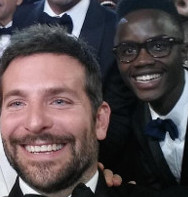
#> input picture colore/images/BC.jpeg, 188 x 197 px
$ jupyter execute SkinDetectionLAB.ipynb
#> lines starting #> are read from the running program, lines starting #| are printed output that depends on the picture; after the words box and inside, x2 and y2 are one past the last pixel; in counts of white or black regions, pixels touching at a corner belong together
# SKIN DETECTION

### Come trovare in un'immagine i pixel corrispondenti alla pelle umana e analisi sulle differenze della media RGB di una serie di immagini raffiguranti pelle e non.

#### Brizzi Lorenzo (Collaboratore Camillo Ballestrasse)

La skin detection è una tecnica di pre-processing classica che permette di identificare in modo rapido porzioni di immagini che dovrebbero contenere  persone, vengono utilizzati come spazi di colore `HSV` (Tonalità, saturazione, valore) e `YCbCr` (Y componente di luminosità, Cb e Cr di crominanza cioè la differenza dal verde nel campo del blu e del rosso, rispettivamente).

Un elemento fondamentale usato in questo laboratorio è la `sogliatura`, un semplice metodo per segmentare un'immagine, da un'immagine a livelli di grigio, la sogliatura restituisce un'immagine binaria. Questo metodo verrà utilizzato per distinguere i pixel dell'immagine relativi alla pelle dagli altri.

# Obiettivi

- Mostrare alcuni tipi di sogliatura e osservare le differenze tra di esse.

- Individuare i pixel corrispondenti alla pelle in due spazi di colore di due diverse immagini raffiguranti persone, mostrando le difficoltà nel caso in cui vi siano due persone dalle tonalità di pelle diverse.

- Analizzare graficamente i valori RGB medi di un'insieme di immagini raffiguranti pelle  e uno raffiguranti altro e osservare le differenze.

[cell 1]
import cv2 as cv2
import numpy as np
from matplotlib import pyplot as plt
import seaborn as sns

# Prima immagine

[cell 2]
img = cv2.imread('images/BC.jpeg')
#> img is the input picture: shape (197, 188, 3); mean B, G, R 78.5, 76, 86.5
RGB_img = cv2.cvtColor(img, cv2.COLOR_BGR2RGB)
plt.imshow(RGB_img);

# Sogliatura

#### Usando tre diversi metodi di sogliatura (Global thresholding, Adaptive Mean thresholding, Adaptive Gaussian thresholding) vado a introdurre l'argomento.

[cell 3]
#converto l'immagine in scala di grigi e applico un filtro blur per limitare il rumore nell'immagine
img1 = cv2.cvtColor(img, cv2.COLOR_BGR2GRAY)
img1 = cv2.medianBlur(img1,5)

#Global thresholding
ret,th1 = cv2.threshold(img1,127,255,cv2.THRESH_BINARY)
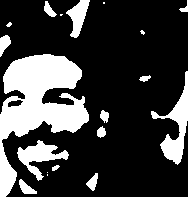
#> th1: shape (197, 188); 24% white; 19 white regions (6 under 20 px), largest, box (x1, y1, x2, y2) and area: (0, 54, 89, 197) 5680, (151, 71, 188, 165) 1109, (17, 140, 69, 181) 812
#Adaptive Mean thresholding
th2 = cv2.adaptiveThreshold(img1, 255, cv2.ADAPTIVE_THRESH_MEAN_C, cv2.THRESH_BINARY, 21, 10)
#> th2: shape (197, 188); 67.7% white; 32 black regions (10 under 20 px), largest, box (x1, y1, x2, y2) and area: (1, 125, 91, 197) 2170, (120, 49, 188, 184) 1941, (0, 35, 95, 115) 1576
#Adaptive Gaussian thresholding
th3 = cv2.adaptiveThreshold(img1, 255, cv2.ADAPTIVE_THRESH_GAUSSIAN_C, cv2.THRESH_BINARY, 21, 4)
#> th3: shape (197, 188); 65.6% white; 73 black regions (47 under 20 px), largest, box (x1, y1, x2, y2) and area: (71, 49, 188, 197) 3886, (0, 122, 92, 197) 2171, (78, 0, 188, 62) 1654

titles = ['Original Image', 'Global Thresholding (v = 127)', 'Adaptive Mean Thresholding', 'Adaptive Gaussian Thresholding']
plt.figure(figsize=(15,10))
images = [img1, th1, th2, th3]
for i in range(4):
    plt.subplot(2,2,i+1),plt.imshow(images[i],'gray')
    plt.title(titles[i])
    plt.xticks([]),plt.yticks([])
plt.show()

Nella primo caso abbiamo utilizzato un valore globale come soglia (Global Thresholding (v = 127)). Ma questo potrebbe non essere buono in tutti i casi, ad es. se un'immagine ha condizioni di illuminazione diverse in aree diverse. In tal caso, l'Adaptive Thresholding può aiutare. Qui, l'algoritmo determina la soglia per un pixel in base a una piccola regione attorno ad esso. Quindi otteniamo soglie diverse per diverse regioni della stessa immagine che danno risultati migliori per immagini con illuminazione variabile.
Distinguiamo due tipi di Adaptive Thresholding:
- `Adaptive Mean Thresholding`: il valore di soglia è la media dei valori di prossimità meno la costante C
- `Adaptive Gaussian Thresholding`: il valore di soglia è una somma ponderata gaussiana dei valori di prossimità meno la costante C.

# Metodo

- Sfruttando openCV converto l'immagine nello spazio di colore desiderato (HSV, YCbCr)

- Si definiscono i limiti inferiore e superiore delle intensità di pixel HSV considerabili "skin"

- Si crea la maschera e vi si applicano alcune funzioni offerte da openCV per andare a approssimare il risultato finale rimuovendo quanto possibile il rumore (GaussianBlur, dilate e erode)

- Applico la maschera all'immagine e estraggo da quest'ultima solo l'insieme di pixel di pelle

- Vado a ripetere il processo con lo spazio YCbCr cambiando i valori di limite.

- Infine ripeto il tutto usando un immagine da me proposta, cambiando anche in questo caso i valori in modo da ottenere un risultato ottimale.

- Andrò poi ad importare e analizzare i valori medi RGB di immagini raffiguranti varie tonalità di pelle e immagini di altri colori, per poter visualizzare meglio i risultati plotto diversi grafici sfruttando anche la funzione regplot di seaborn (che permette di visualizzare una relazione lineare determinata attraverso la regressione)

# HSV

[cell 4]
#converting to HSV
HSV_img = cv2.cvtColor(img, cv2.COLOR_BGR2HSV)
#> HSV_img: shape (197, 188, 3); mean H, S, V 77.3, 61.7, 92.5

# define the upper and lower boundaries of the HSV pixel
# intensities to be considered 'skin'
lower = np.array([0, 36, 40],np.uint8)
upper = np.array([61, 160, 255],np.uint8)

#create skin mask
skinMaskHSV = cv2.inRange(HSV_img, lower, upper)
#> skinMaskHSV: shape (197, 188); 25.6% white; 54 white regions (40 under 20 px), largest, box (x1, y1, x2, y2) and area: (1, 50, 122, 192) 7208, (0, 56, 24, 130) 883, (120, 48, 156, 75) 473

# blur the mask to help remove noise
skinMaskHSV = cv2.GaussianBlur(skinMaskHSV, (3, 3), 0)

#approximates the mask
kernel = cv2.getStructuringElement(cv2.MORPH_ELLIPSE, (11, 11))
skinMaskHSV = cv2.erode(skinMaskHSV, kernel, iterations =0)
skinMaskHSV = cv2.dilate(skinMaskHSV, kernel, iterations =1)

# apply the mask to the frame
HSV_skin = cv2.bitwise_not(img, mask = skinMaskHSV)
HSV_skin = cv2.bitwise_not(HSV_skin, mask = None)
HSV_skin = cv2.cvtColor(HSV_skin, cv2.COLOR_BGR2RGB)

# YCrCb

[cell 5]
#set the parameters to detect skin color
lower= np.array([11, 122, 129],np.uint8)
upper= np.array([161, 155, 155],np.uint8)

#get image
YCrCb_img = cv2.cvtColor(img,cv2.COLOR_BGR2YCR_CB)
#> YCrCb_img: shape (197, 188, 3); mean of channels 0, 1, 2 79.4, 133.1, 127.5

#create skin mask
skinMaskYCrCb = cv2.inRange(YCrCb_img , lower, upper)
#> skinMaskYCrCb: shape (197, 188); 29.7% white; 48 white regions (39 under 20 px), largest, box (x1, y1, x2, y2) and area: (0, 0, 188, 115) 7045, (106, 64, 188, 182) 2316, (137, 19, 176, 52) 563

# blur the mask to help remove noise
skinMaskYCrCb = cv2.GaussianBlur(skinMaskYCrCb, (3, 3), 0)

#approximates the mask
kernel = cv2.getStructuringElement(cv2.MORPH_ELLIPSE, (11, 11))

skinMaskYCrCb = cv2.dilate(skinMaskYCrCb, kernel, iterations = 2)
skinMaskYCrCb = cv2.erode(skinMaskYCrCb, kernel, iterations = 3)
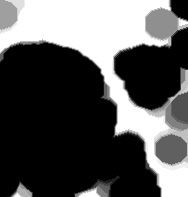
#> skinMaskYCrCb: shape (197, 188); min 0, max 255, mean 87.8

#applies the mask to the image
YCrCb_skin = cv2.bitwise_not(img, mask = skinMaskYCrCb)
YCrCb_skin = cv2.bitwise_xor(YCrCb_skin, img, mask = None)

#convert the image into RGB
YCrCb_skin = cv2.cvtColor(YCrCb_skin, cv2.COLOR_BGR2RGB)

# Seconda immagine

[cell 6]
img2 = cv2.imread('images/Eminem.jpg')
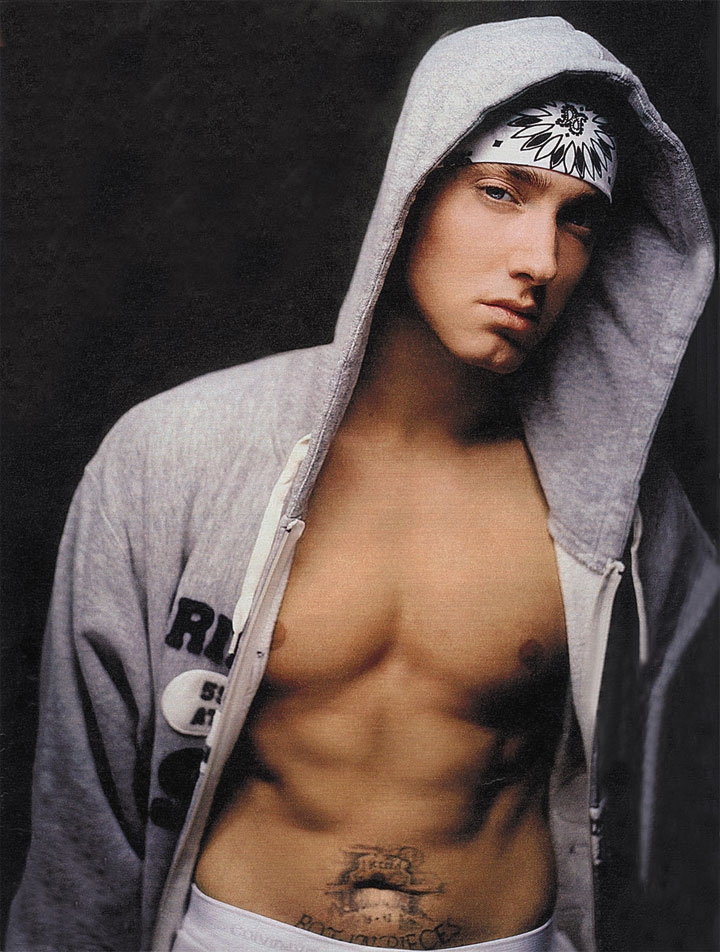
#> input picture colore/images/Eminem.jpg, 720 x 952 px
#> img2 is the input picture: shape (952, 720, 3); mean B, G, R 73.8, 78.3, 91.9
RGB_img2 = cv2.cvtColor(img2, cv2.COLOR_BGR2RGB)
plt.imshow(RGB_img2);

# HSV

[cell 7]
#converting to HSV
HSV_img2 = cv2.cvtColor(img2 , cv2.COLOR_BGR2HSV)
#> HSV_img2: shape (952, 720, 3); mean H, S, V 94.8, 46.7, 93.1

# define the upper and lower boundaries of the HSV pixel
# intensities to be considered 'skin'
lower = np.array([0, 46, 40],np.uint8)
upper = np.array([61, 180, 220],np.uint8)

#create skin mask
skinMaskHSV2 = cv2.inRange(HSV_img2, lower, upper)
#> skinMaskHSV2: shape (952, 720); 25.2% white; 302 white regions (289 under 20 px), largest, box (x1, y1, x2, y2) and area: (195, 162, 596, 950) 168619, (173, 706, 250, 874) 1778, (386, 163, 441, 264) 385

#blur the mask to help remove noise
skinMaskHSV2 = cv2.GaussianBlur(skinMaskHSV2, (3, 3), 0)

#approximates the mask
kernel = cv2.getStructuringElement(cv2.MORPH_ELLIPSE, (11, 11))
skinMaskHSV2 = cv2.erode(skinMaskHSV2, kernel, iterations =1)
skinMaskHSV2 = cv2.dilate(skinMaskHSV2, kernel, iterations =1)

# apply the mask to the frame
HSV_skin2 = cv2.bitwise_not(img2 , mask = skinMaskHSV2)
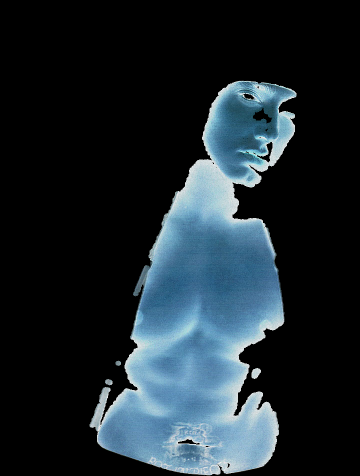
#> HSV_skin2: shape (952, 720, 3) (shown at 1/2 size); mean B, G, R 46.7, 40, 29
HSV_skin2 = cv2.bitwise_not(HSV_skin2, mask = None)
HSV_skin2 = cv2.cvtColor(HSV_skin2, cv2.COLOR_BGR2RGB)

# YCrCb

[cell 8]
#set the parameters to detect skin color
lower= np.array([11, 100, 124],np.uint8)
upper= np.array([255, 173, 145],np.uint8)

#get image
YCrCb_img2 = cv2.cvtColor(img2, cv2.COLOR_BGR2YCR_CB)
#> YCrCb_img2: shape (952, 720, 3); mean of channels 0, 1, 2 81.8, 135.2, 123.4

#create skin mask
skinMaskYCrCb2 = cv2.inRange(YCrCb_img2 , lower, upper)
#> skinMaskYCrCb2: shape (952, 720); 74.2% white; 1316 black regions (1289 under 20 px), largest, box (x1, y1, x2, y2) and area: (179, 326, 573, 950) 146902, (408, 162, 596, 373) 25210, (360, 192, 416, 343) 548

# blur the mask to help remove noise
skinMaskYCrCb2 = cv2.GaussianBlur(skinMaskYCrCb2, (3, 3), 0)

#approximates the mask
kernel = cv2.getStructuringElement(cv2.MORPH_ELLIPSE, (11, 11))

skinMaskYCrCb2 = cv2.erode(skinMaskYCrCb2, kernel, iterations = 1)
skinMaskYCrCb2 = cv2.dilate(skinMaskYCrCb2, kernel, iterations = 1)

#applies the mask to the image
YCrCb_skin2 = cv2.bitwise_not(img2, mask = skinMaskYCrCb2)
YCrCb_skin2 = cv2.bitwise_xor(YCrCb_skin2, img2, mask = None)
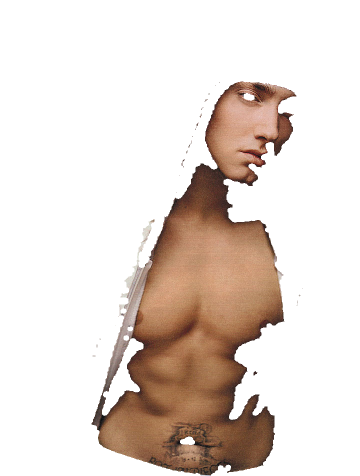
#> YCrCb_skin2: shape (952, 720, 3) (shown at 1/2 size); mean B, G, R 211.5, 218.3, 229.2

#convert the image into RGB
YCrCb_skin2 = cv2.cvtColor(YCrCb_skin2, cv2.COLOR_BGR2RGB)

# Analisi sperimentale

[cell 9]
plt.figure(figsize=(15,10))

titles = ['Original Image', 'Skin using HSV','Skin using YCrCb',
          'Original Image', 'Skin using HSV','Skin using YCrCb']

images = [RGB_img, HSV_skin, YCrCb_skin, RGB_img2, HSV_skin2, YCrCb_skin2]
for i in range(6):
    plt.subplot(2,3,i+1),plt.imshow(images[i])
    plt.title(titles[i])
    plt.xticks([]),plt.yticks([])
plt.show()

Andando ad osservare la prima immagine proposta salta all'occhio come l'utilizzo delle sogliatura in entrambi i piani di colore, nonostante le numerose approssimazioni, non sia efficiente nel dividere la pelle delle persone raffigurate dall'ambiente circostante. Questo è causato, oltre che da punti di scarsa luminosità dell'immagine come si può ben vedere nella secondo caso, dalla presenza di due persone dalle tonalità di pelle molto diverse. Infatti risulta difficile ritagliare accuratamente il volto in primo piano senza far sparire l'altro. Infatti, per includere nell'intervallo HSV o YCbCr entrambi, si vanno a prendere anche altri colori non corrispondenti a quelli della sola pelle.

HSV e YCbCr hanno permesso di ottenere risultati molto simili come è evidente nella seconda immagine. Nella prima la scelta complicata di valori ha portato a un utilizzo importante dei filtri morfologici erode e dilate che ha portato a un risultato peggiore in YCrCb.

Importante notare che i valori usati per trovare il colore della pelle cambiano molto in base a molti fattori, come l'illuminazione dell'immagine e la tonalità della pelle del soggetto (infatti i valori usati per la prima immagine non davano buoni risultati per la seconda e viceversa).

# Calcolo della media

### dei valori RGB prese un'insieme di immagini raffiguranti la pelle in diverse tonalità

[cell 10]
image_bgr = cv2.imread('images/pelle/pelle1.jpg', cv2.IMREAD_COLOR)
channels1 = cv2.mean(image_bgr)
#> channels1 = (0, 0, 0, 0)

image_bgr = cv2.imread('images/pelle/pelle2.jpg', cv2.IMREAD_COLOR)
channels2 = cv2.mean(image_bgr)
#> channels2 = (0, 0, 0, 0)

image_bgr = cv2.imread('images/pelle/pelle3.jpg', cv2.IMREAD_COLOR)
channels3 = cv2.mean(image_bgr)
#> channels3 = (0, 0, 0, 0)

image_bgr = cv2.imread('images/pelle/pelle4.jpg', cv2.IMREAD_COLOR)
channels4 = cv2.mean(image_bgr)
#> channels4 = (0, 0, 0, 0)

image_bgr = cv2.imread('images/pelle/pelle5.jpg', cv2.IMREAD_COLOR)
channels5 = cv2.mean(image_bgr)
#> channels5 = (0, 0, 0, 0)

image_bgr = cv2.imread('images/pelle/pelle6.jpg', cv2.IMREAD_COLOR)
channels6 = cv2.mean(image_bgr)
#> channels6 = (0, 0, 0, 0)

image_bgr = cv2.imread('images/pelle/pelle7.jpg', cv2.IMREAD_COLOR)
channels7 = cv2.mean(image_bgr)
#> channels7 = (0, 0, 0, 0)

image_bgr = cv2.imread('images/pelle/pelle8.jpg', cv2.IMREAD_COLOR)
channels8 = cv2.mean(image_bgr)
#> channels8 = (0, 0, 0, 0)

image_bgr = cv2.imread('images/pelle/pelle9.jpg', cv2.IMREAD_COLOR)
channels9 = cv2.mean(image_bgr)
#> channels9 = (0, 0, 0, 0)

image_bgr = cv2.imread('images/pelle/pelle10.jpg', cv2.IMREAD_COLOR)
channels10 = cv2.mean(image_bgr)
#> channels10 = (0, 0, 0, 0)

image_bgr = cv2.imread('images/pelle/pelle11.jpg', cv2.IMREAD_COLOR)
channels11 = cv2.mean(image_bgr)
#> channels11 = (0, 0, 0, 0)

image_bgr = cv2.imread('images/pelle/pelle12.jpg', cv2.IMREAD_COLOR)
channels12 = cv2.mean(image_bgr)
#> channels12 = (0, 0, 0, 0)

image_bgr = cv2.imread('images/pelle/pelle13.jpg', cv2.IMREAD_COLOR)
channels13 = cv2.mean(image_bgr)
#> channels13 = (0, 0, 0, 0)

image_bgr = cv2.imread('images/pelle/pelle14.jpg', cv2.IMREAD_COLOR)
channels14 = cv2.mean(image_bgr)
#> channels14 = (0, 0, 0, 0)

image_bgr = cv2.imread('images/pelle/pelle15.jpg', cv2.IMREAD_COLOR)
channels15 = cv2.mean(image_bgr)
#> channels15 = (0, 0, 0, 0)

image_bgr = cv2.imread('images/pelle/pelle16.jpg', cv2.IMREAD_COLOR)
channels16 = cv2.mean(image_bgr)
#> channels16 = (0, 0, 0, 0)

image_bgr = cv2.imread('images/pelle/pelle17.jpg', cv2.IMREAD_COLOR)
channels17 = cv2.mean(image_bgr)
#> channels17 = (0, 0, 0, 0)

image_bgr = cv2.imread('images/pelle/pelle18.jpg', cv2.IMREAD_COLOR)
channels18 = cv2.mean(image_bgr)
#> channels18 = (0, 0, 0, 0)

image_bgr = cv2.imread('images/pelle/pelle19.jpg', cv2.IMREAD_COLOR)
channels19 = cv2.mean(image_bgr)
#> channels19 = (0, 0, 0, 0)

image_bgr = cv2.imread('images/pelle/pelle20.jpg', cv2.IMREAD_COLOR)
channels20 = cv2.mean(image_bgr)
#> channels20 = (0, 0, 0, 0)

image_bgr = cv2.imread('images/pelle/pelle21.jpg', cv2.IMREAD_COLOR)
channels21 = cv2.mean(image_bgr)
#> channels21 = (0, 0, 0, 0)

image_bgr = cv2.imread('images/pelle/pelle22.jpg', cv2.IMREAD_COLOR)
channels22 = cv2.mean(image_bgr)
#> channels22 = (0, 0, 0, 0)

image_bgr = cv2.imread('images/pelle/pelle23.jpg', cv2.IMREAD_COLOR)
channels23 = cv2.mean(image_bgr)
#> channels23 = (0, 0, 0, 0)

image_bgr = cv2.imread('images/pelle/pelle24.jpg', cv2.IMREAD_COLOR)
channels24 = cv2.mean(image_bgr)
#> channels24 = (0, 0, 0, 0)

image_bgr = cv2.imread('images/pelle/pelle25.jpg', cv2.IMREAD_COLOR)
channels25 = cv2.mean(image_bgr)
#> channels25 = (0, 0, 0, 0)

print("creo un array con i valori rgb medi di 25 immagini riffiguranti diverse tonalità di pelle")
arrayR = np.array([channels1[2],channels2[2],channels3[2],channels4[2],channels5[2],channels6[2],channels7[2],channels8[2],channels9[2],channels10[2],channels11[2],channels12[2],channels13[2],channels14[2],channels15[2],channels16[2],channels17[2],channels18[2],channels19[2],channels20[2],channels21[2],channels22[2],channels23[2],channels24[2],channels25[2]])
#> arrayR = 25 values from 0 to 0
arrayG = np.array([channels1[1],channels2[1],channels3[1],channels4[1],channels5[1],channels6[1],channels7[1],channels8[1],channels9[1],channels10[1],channels11[1],channels12[1],channels13[1],channels14[1],channels15[1],channels16[1],channels17[1],channels18[1],channels19[1],channels20[1],channels21[1],channels22[1],channels23[1],channels24[1],channels25[1]])
#> arrayG = 25 values from 0 to 0
arrayB = np.array([channels1[0],channels2[0],channels3[0],channels4[0],channels5[0],channels6[0],channels7[0],channels8[0],channels9[0],channels10[0],channels11[0],channels12[0],channels13[0],channels14[0],channels15[0],channels16[0],channels17[0],channels18[0],channels19[0],channels20[0],channels21[0],channels22[0],channels23[0],channels24[0],channels25[0]])
#> arrayB = 25 values from 0 to 0

[cell 11]
image_bgr = cv2.imread('images/nopelle/sweat1.jpg', cv2.IMREAD_COLOR)
channels1 = cv2.mean(image_bgr)

image_bgr = cv2.imread('images/nopelle/sweat2.jpg', cv2.IMREAD_COLOR)
channels2 = cv2.mean(image_bgr)

image_bgr = cv2.imread('images/nopelle/sweat3.jpg', cv2.IMREAD_COLOR)
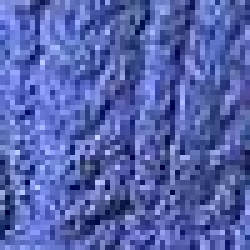
#> input picture colore/images/nopelle/sweat3.jpg, 50 x 50 px (shown 5 times larger)
#> image_bgr is the input picture: shape (50, 50, 3); mean B, G, R 173.9, 99.1, 84.9
channels3 = cv2.mean(image_bgr)
#> channels3 = (173.9, 99.13, 84.93, 0)

image_bgr = cv2.imread('images/nopelle/sweat4.jpg', cv2.IMREAD_COLOR)
channels4 = cv2.mean(image_bgr)

image_bgr = cv2.imread('images/nopelle/sweat5.jpg', cv2.IMREAD_COLOR)
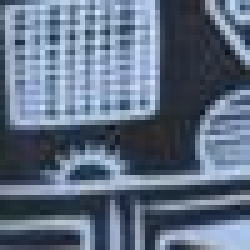
#> input picture colore/images/nopelle/sweat5.jpg, 50 x 50 px (shown 5 times larger)
#> image_bgr is the input picture: shape (50, 50, 3); mean B, G, R 131.5, 111.1, 96.5
channels5 = cv2.mean(image_bgr)
#> channels5 = (131.5, 111.1, 96.54, 0)

image_bgr = cv2.imread('images/nopelle/sweat6.jpg', cv2.IMREAD_COLOR)
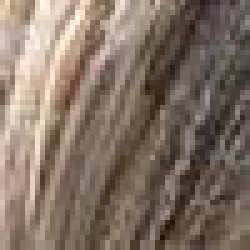
#> input picture colore/images/nopelle/sweat6.jpg, 50 x 50 px (shown 5 times larger)
#> image_bgr is the input picture: shape (50, 50, 3); mean B, G, R 101.3, 114.2, 130.3
channels6 = cv2.mean(image_bgr)
#> channels6 = (101.3, 114.2, 130.3, 0)

image_bgr = cv2.imread('images/nopelle/sweat7.jpg', cv2.IMREAD_COLOR)
channels7 = cv2.mean(image_bgr)

image_bgr = cv2.imread('images/nopelle/sweat8.jpg', cv2.IMREAD_COLOR)
channels8 = cv2.mean(image_bgr)

image_bgr = cv2.imread('images/nopelle/sweat9.jpg', cv2.IMREAD_COLOR)
channels9 = cv2.mean(image_bgr)

image_bgr = cv2.imread('images/nopelle/sweat10.jpg', cv2.IMREAD_COLOR)
channels10 = cv2.mean(image_bgr)

image_bgr = cv2.imread('images/nopelle/sweat11.jpg', cv2.IMREAD_COLOR)
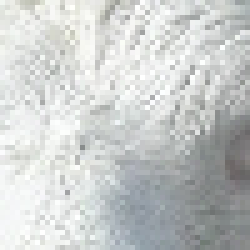
#> input picture colore/images/nopelle/sweat11.jpg, 50 x 50 px (shown 5 times larger)
#> image_bgr is the input picture: shape (50, 50, 3); mean B, G, R 203.2, 204.1, 201.1
channels11 = cv2.mean(image_bgr)
#> channels11 = (203.2, 204.1, 201.1, 0)

image_bgr = cv2.imread('images/nopelle/sweat12.jpg', cv2.IMREAD_COLOR)
channels12 = cv2.mean(image_bgr)

image_bgr = cv2.imread('images/nopelle/sweat13.jpg', cv2.IMREAD_COLOR)
channels13 = cv2.mean(image_bgr)

image_bgr = cv2.imread('images/nopelle/sweat14.jpg', cv2.IMREAD_COLOR)
channels14 = cv2.mean(image_bgr)

image_bgr = cv2.imread('images/nopelle/sweat15.jpg', cv2.IMREAD_COLOR)
channels15 = cv2.mean(image_bgr)

image_bgr = cv2.imread('images/nopelle/sweat16.jpg', cv2.IMREAD_COLOR)
channels16 = cv2.mean(image_bgr)

image_bgr = cv2.imread('images/nopelle/sweat17.jpg', cv2.IMREAD_COLOR)
channels17 = cv2.mean(image_bgr)

image_bgr = cv2.imread('images/nopelle/sweat18.jpg', cv2.IMREAD_COLOR)
channels18 = cv2.mean(image_bgr)

image_bgr = cv2.imread('images/nopelle/sweat19.jpg', cv2.IMREAD_COLOR)
channels19 = cv2.mean(image_bgr)

image_bgr = cv2.imread('images/nopelle/sweat20.jpg', cv2.IMREAD_COLOR)
channels20 = cv2.mean(image_bgr)

image_bgr = cv2.imread('images/nopelle/sweat21.jpg', cv2.IMREAD_COLOR)
channels21 = cv2.mean(image_bgr)

image_bgr = cv2.imread('images/nopelle/sweat22.jpg', cv2.IMREAD_COLOR)
channels22 = cv2.mean(image_bgr)

image_bgr = cv2.imread('images/nopelle/sweat23.jpg', cv2.IMREAD_COLOR)
channels23 = cv2.mean(image_bgr)

image_bgr = cv2.imread('images/nopelle/sweat24.jpg', cv2.IMREAD_COLOR)
channels24 = cv2.mean(image_bgr)

image_bgr = cv2.imread('images/nopelle/sweat25.jpg', cv2.IMREAD_COLOR)
channels25 = cv2.mean(image_bgr)

print("creo un array con i valori rgb medi di 25 immagini diverse da pelle")
arrayR2 = np.array([channels1[2],channels2[2],channels3[2],channels4[2],channels5[2],channels6[2],channels7[2],channels8[2],channels9[2],channels10[2],channels11[2],channels12[2],channels13[2],channels14[2],channels15[2],channels16[2],channels17[2],channels18[2],channels19[2],channels20[2],channels21[2],channels22[2],channels23[2],channels24[2],channels25[2]])
#> arrayR2 = 25 values, max 201.1 at index 10, min 0 at index 0, mean 20.52
arrayG2 = np.array([channels1[1],channels2[1],channels3[1],channels4[1],channels5[1],channels6[1],channels7[1],channels8[1],channels9[1],channels10[1],channels11[1],channels12[1],channels13[1],channels14[1],channels15[1],channels16[1],channels17[1],channels18[1],channels19[1],channels20[1],channels21[1],channels22[1],channels23[1],channels24[1],channels25[1]])
#> arrayG2 = 25 values, max 204.1 at index 10, min 0 at index 0, mean 21.14
arrayB2 = np.array([channels1[0],channels2[0],channels3[0],channels4[0],channels5[0],channels6[0],channels7[0],channels8[0],channels9[0],channels10[0],channels11[0],channels12[0],channels13[0],channels14[0],channels15[0],channels16[0],channels17[0],channels18[0],channels19[0],channels20[0],channels21[0],channels22[0],channels23[0],channels24[0],channels25[0]])
#> arrayB2 = 25 values, max 203.2 at index 10, min 0 at index 0, mean 24.39

[cell 12]
plt.figure(figsize=(10, 5))
plt.title('RGB mean values for non-skin pics',fontsize=12)
plt.plot(arrayR2, color = 'r')
plt.plot(arrayG2, color = 'g')
plt.plot(arrayB2, color = 'b')
plt.show()

plt.figure(figsize=(10, 5))
plt.title('RGB mean values for skin pics',fontsize=12)
plt.plot(arrayR, color = 'r')
plt.plot(arrayG, color = 'g')
plt.plot(arrayB, color = 'b')
plt.show()
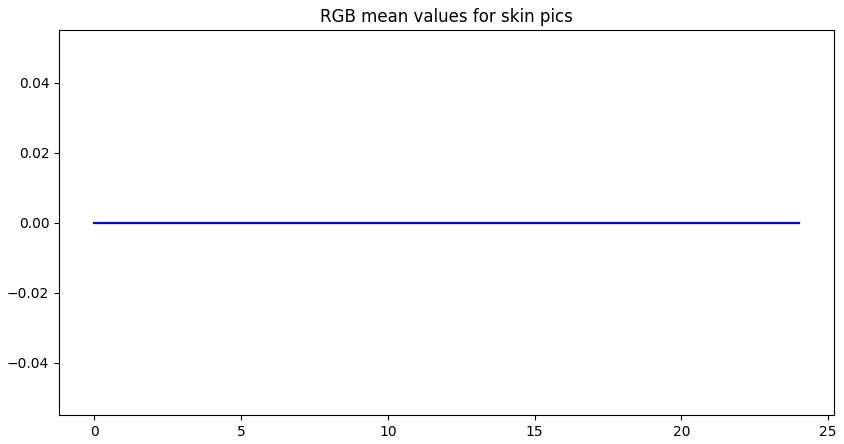
#> figure drawn by matplotlib, 1 panel
